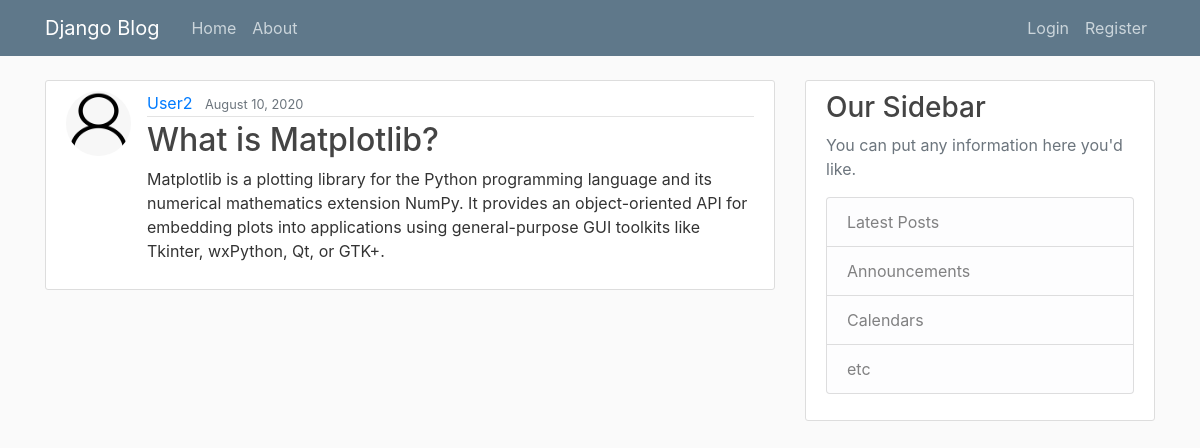
Screenshot of /post/9/ with the database file from the repository.
### blog/models.py (models this page shows, shortened)
class Post(models.Model):
    title=models.CharField(max_length=100)
    content=models.TextField()
    date_posted=models.DateTimeField(default=timezone.now)
    author=models.ForeignKey(User,on_delete=models.CASCADE)

### users/models.py (models this page shows, shortened)
class Profile(models.Model):
    user=models.OneToOneField(User, on_delete=models.CASCADE)
    image=models.ImageField(default='default.jpg',upload_to='profile_pics')

### blog/views.py (the view)
# urls.py: path('post/<int:pk>/', PostDetailView.as_view(), name='post-detail'),
class PostDetailView(DetailView):
    model = Post

### blog/templates/blog/post_detail.html (shortened to what this page needs)
{% extends "blog/base.html"%}
{% block content %}
  <article class="media content-section">
    <img src="{{object.author.profile.image.url}}" class="rounded-circle article-img">
    <div class="media-body">
      <div class="article-metadata">
        <a class="mr-2" href="#">{{ object.author }}</a>
        <small class="text-muted">{{ object.date_posted| date:"F d, Y" }}</small>
      </div>
      <h2 class="article-title">{{ object.title }}</h2>
      <p class="article-content">{{ object.content }}</p>
    </div>
  </article>
{% endblock content%}

### blog/static/blog/main.css (style rules this page uses)
body { background: #fafafa; color: #333333; margin-top: 5rem; }
h1, h2, h3, h4, h5, h6 { color: #444444; }
.content-section { background: #ffffff; padding: 10px 20px; border: 1px solid #dddddd; border-radius: 3px; margin-bottom: 20px; }
.article-title { color: #444444; }
.article-content { white-space: pre-line; }
.article-img { height: 65px; width: 65px; margin-right: 16px; }
.article-metadata { padding-bottom: 1px; margin-bottom: 4px; border-bottom: 1px solid #e3e3e3 }

### rows the page displays
Post: author.profile.image (picture), author "User2", date_posted "August 10, 2020", title "What is Matplotlib?", content "Matplotlib is a plotting library for the Python programming language and its numerical mathematics extension NumPy. It provides an object-oriented API for embedding plots into applications using general-purpose GUI toolkits like Tkinter, wxPython, Qt, or GTK+."
